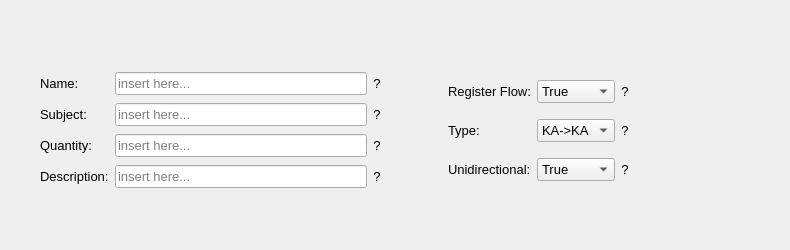
     <widget class="QWidget" name="tab_5">
      <attribute name="title">
       <string>Transaction Info</string>
      </attribute>
      <widget class="QWidget" name="widget_7" native="true">
       <property name="geometry">
        <rect>
         <x>0</x>
         <y>0</y>
         <width>781</width>
         <height>241</height>
        </rect>
       </property>
       <property name="autoFillBackground">
        <bool>false</bool>
       </property>
       <widget class="QWidget" name="widget_6" native="true">
        <property name="geometry">
         <rect>
          <x>660</x>
          <y>180</y>
          <width>101</width>
          <height>91</height>
         </rect>
        </property>
        <layout class="QGridLayout" name="gridLayout_5"/>
       </widget>
       <widget class="QWidget" name="widget_5" native="true">
        <property name="geometry">
         <rect>
          <x>390</x>
          <y>70</y>
          <width>239</width>
          <height>121</height>
         </rect>
        </property>
        <layout class="QGridLayout" name="gridLayout_4">
         <item row="2" column="2">
          <widget class="QComboBox" name="registerFlowBox">
           <property name="toolTip">
            <string>Register in the top part of the transaction matrix?</string>
           </property>
           <property name="styleSheet">
            <string notr="true">font-size: 10pt;</string>
           </property>
           <item>
            <property name="text">
             <string>True</string>
            </property>
           </item>
           <item>
            <property name="text">
             <string>False</string>
            </property>
           </item>
          </widget>
         </item>
         <item row="3" column="3">
          <widget class="QPushButton" name="arrangeButton_8">
           <property name="enabled">
            <bool>true</bool>
           </property>
           <property name="toolTip">
            <string>&lt;html&gt;&lt;head/&gt;&lt;body&gt;&lt;p&gt;&lt;span style=&quot; font-size:8pt;&quot;&gt;Account From -&amp;gt; To&lt;/span&gt;&lt;/p&gt;&lt;p&gt;&lt;span style=&quot; font-size:8pt;&quot;&gt;KA = Capital Account&lt;/span&gt;&lt;/p&gt;&lt;p&gt;&lt;span style=&quot; font-size:8pt;&quot;&gt;CA = Current Account&lt;/span&gt;&lt;/p&gt;&lt;/body&gt;&lt;/html&gt;</string>
           </property>
           <property name="styleSheet">
            <string notr="true">font-size:10pt;
border-radius: 10px;</string>
           </property>
           <property name="text">
            <string>?</string>
           </property>
          </widget>
         </item>
         <item row="4" column="1">
          <widget class="QLabel" name="label_16">
           <property name="styleSheet">
            <string notr="true">font-size:10pt;</string>
           </property>
           <property name="text">
            <string>Unidirectional:</string>
           </property>
          </widget>
         </item>
         <item row="4" column="2">
          <widget class="QComboBox" name="comboUnidir">
           <property name="styleSheet">
            <string notr="true">font-size: 10pt;</string>
           </property>
           <item>
            <property name="text">
             <string>True</string>
            </property>
           </item>
           <item>
            <property name="text">
             <string>False</string>
            </property>
           </item>
          </widget>
         </item>
         <item row="4" column="3">
          <widget class="QPushButton" name="arrangeButton_9">
           <property name="enabled">
            <bool>true</bool>
           </property>
           <property name="toolTip">
            <string>&lt;html&gt;&lt;head/&gt;&lt;body&gt;&lt;p&gt;Restrict values to zero or greater&lt;/p&gt;&lt;/body&gt;&lt;/html&gt;</string>
           </property>
           <property name="styleSheet">
            <string notr="true">font-size:10pt;
border-radius: 10px;</string>
           </property>
           <property name="text">
            <string>?</string>
           </property>
          </widget>
         </item>
         <item row="3" column="1">
          <widget class="QLabel" name="label_7">
           <property name="styleSheet">
            <string notr="true">font-size:10pt;</string>
           </property>
           <property name="text">
            <string>Type:</string>
           </property>
          </widget>
         </item>
         <item row="2" column="3">
          <widget class="QPushButton" name="arrangeButton_7">
           <property name="enabled">
            <bool>true</bool>
           </property>
           <property name="toolTip">
            <string>&lt;html&gt;&lt;head/&gt;&lt;body&gt;&lt;p&gt;&lt;span style=&quot; font-size:8pt;&quot;&gt;Register the flow in the upper half of the transaction flow matrix?&lt;/span&gt;&lt;/p&gt;&lt;/body&gt;&lt;/html&gt;</string>
           </property>
           <property name="styleSheet">
            <string notr="true">font-size:10pt;
border-radius: 10px;</string>
           </property>
           <property name="text">
            <string>?</string>
           </property>
          </widget>
         </item>
         <item row="2" column="1">
          <widget class="QLabel" name="label_6">
           <property name="styleSheet">
            <string notr="true">font-size:10pt;</string>
           </property>
           <property name="text">
            <string>Register Flow:</string>
           </property>
          </widget>
         </item>
         <item row="3" column="2">
          <widget class="QComboBox" name="editType">
           <property name="styleSheet">
            <string notr="true">font-size: 10pt;</string>
           </property>
           <item>
            <property name="text">
             <string>KA-&gt;KA</string>
            </property>
           </item>
           <item>
            <property name="text">
             <string>CA-&gt;KA</string>
            </property>
           </item>
           <item>
            <property name="text">
             <string>CA-&gt;CA</string>
            </property>
           </item>
           <item>
            <property name="text">
             <string>KA-&gt;CA</string>
            </property>
           </item>
          </widget>
         </item>
         <item row="3" column="0">
          <spacer name="horizontalSpacer_3">
           <property name="orientation">
            <enum>Qt::Horizontal</enum>
           </property>
           <property name="sizeHint" stdset="0">
            <size>
             <width>40</width>
             <height>20</height>
            </size>
           </property>
          </spacer>
         </item>
        </layout>
       </widget>
       <widget class="QWidget" name="widget_2" native="true">
        <property name="geometry">
         <rect>
          <x>40</x>
          <y>70</y>
          <width>341</width>
          <height>121</height>
         </rect>
        </property>
        <layout class="QGridLayout" name="gridLayout">
         <item row="4" column="5">
          <widget class="QPushButton" name="arrangeButton_6">
           <property name="enabled">
            <bool>true</bool>
           </property>
           <property name="toolTip">
            <string>This is a description string for better documentation</string>
           </property>
           <property name="styleSheet">
            <string notr="true">font-size:10pt;
border-radius: 10px;</string>
           </property>
           <property name="text">
            <string>?</string>
           </property>
          </widget>
         </item>
         <item row="4" column="1">
          <widget class="QLineEdit" name="editDescription">
           <property name="styleSheet">
            <string notr="true">font-size: 10pt;</string>
           </property>
           <property name="placeholderText">
            <string>insert here...</string>
           </property>
          </widget>
         </item>
         <item row="1" column="1">
          <widget class="QLineEdit" name="editSubject">
           <property name="styleSheet">
            <string notr="true">font-size: 10pt;</string>
           </property>
           <property name="placeholderText">
            <string>insert here...</string>
           </property>
          </widget>
         </item>
         <item row="1" column="0">
          <widget class="QLabel" name="label_9">
           <property name="toolTip">
            <string>&lt;html&gt;&lt;head/&gt;&lt;body&gt;&lt;p&gt;This is the row label in the transaction flow matrix&lt;/p&gt;&lt;/body&gt;&lt;/html&gt;</string>
           </property>
           <property name="styleSheet">
            <string notr="true">font-size:10pt;</string>
           </property>
           <property name="text">
            <string>Subject:</string>
           </property>
          </widget>
         </item>
         <item row="4" column="0">
          <widget class="QLabel" name="label_14">
           <property name="toolTip">
            <string>&lt;html&gt;&lt;head/&gt;&lt;body&gt;&lt;p&gt;Insert a short but understandable description&lt;/p&gt;&lt;/body&gt;&lt;/html&gt;</string>
           </property>
           <property name="styleSheet">
            <string notr="true">font-size:10pt;</string>
           </property>
           <property name="text">
            <string>Description:</string>
           </property>
          </widget>
         </item>
         <item row="3" column="5">
          <widget class="QPushButton" name="arrangeButton_5">
           <property name="enabled">
            <bool>true</bool>
           </property>
           <property name="toolTip">
            <string>This is an analytical expression, i.e. the cell in the transaction flow matrix</string>
           </property>
           <property name="styleSheet">
            <string notr="true">font-size:10pt;
border-radius: 10px;</string>
           </property>
           <property name="text">
            <string>?</string>
           </property>
          </widget>
         </item>
         <item row="3" column="1">
          <widget class="QLineEdit" name="editQuantity">
           <property name="styleSheet">
            <string notr="true">font-size: 10pt;</string>
           </property>
           <property name="placeholderText">
            <string>insert here...</string>
           </property>
          </widget>
         </item>
         <item row="1" column="5">
          <widget class="QPushButton" name="arrangeButton_3">
           <property name="enabled">
            <bool>true</bool>
           </property>
           <property name="toolTip">
            <string>This will label the row in the transaction flow matrix </string>
           </property>
           <property name="styleSheet">
            <string notr="true">font-size:10pt;
border-radius: 10px;</string>
           </property>
           <property name="text">
            <string>?</string>
           </property>
          </widget>
         </item>
         <item row="3" column="0">
          <widget class="QLabel" name="label_8">
           <property name="toolTip">
            <string>&lt;html&gt;&lt;head/&gt;&lt;body&gt;&lt;p&gt;Put a mathematical expression like 'q' or 'I_f'&lt;/p&gt;&lt;/body&gt;&lt;/html&gt;</string>
           </property>
           <property name="styleSheet">
            <string notr="true">font-size:10pt;</string>
           </property>
           <property name="text">
            <string>Quantity:</string>
           </property>
          </widget>
         </item>
         <item row="0" column="5">
          <widget class="QPushButton" name="arrangeButton_4">
           <property name="enabled">
            <bool>true</bool>
           </property>
           <property name="toolTip">
            <string>This will be the name of the transaction in the Python script and the display name in the graph</string>
           </property>
           <property name="styleSheet">
            <string notr="true">font-size:10pt;
border-radius: 10px;</string>
           </property>
           <property name="text">
            <string>?</string>
           </property>
          </widget>
         </item>
         <item row="0" column="0">
          <widget class="QLabel" name="label_15">
           <property name="toolTip">
            <string>&lt;html&gt;&lt;head/&gt;&lt;body&gt;&lt;p&gt;This determines the python function name later&lt;/p&gt;&lt;/body&gt;&lt;/html&gt;</string>
           </property>
           <property name="styleSheet">
            <string notr="true">font-size:10pt;</string>
           </property>
           <property name="text">
            <string>Name:</string>
           </property>
          </widget>
         </item>
         <item row="0" column="1">
          <widget class="QLineEdit" name="editShortname">
           <property name="styleSheet">
            <string notr="true">font-size: 10pt;
border-color: rgb(255, 80, 80)</string>
           </property>
           <property name="placeholderText">
            <string>insert here...</string>
           </property>
          </widget>
         </item>
        </layout>
       </widget>
      </widget>
     </widget>
